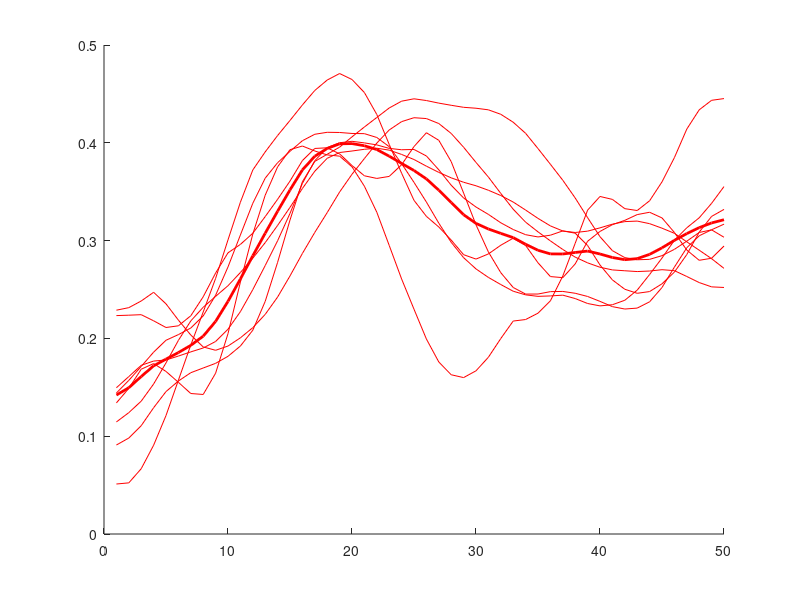

Reproduce this figure in MATLAB. (Note: this script raises an error after producing the figure.)
%% check Fig2a


%% load subject data
load('sub_group.mat')
load('data.mat')

%%
figure; hold on 

for ii = 1:8
    plot(data(ii,:),'-r')
end

m = mean(data(1:8,:));
plot(m,'-r','linewidth',2);

% add contorols

M  = nanmean(data(9:20,:));
plot(M,'linewidth',2,'color',[0 0 0])

SD = nanstd(data(9:20,:));
 
plot(M+2*SD,'--','color',[.4 .4 .4])
plot(M-2*SD,'--','color',[.4 .4 .4])

plot(M+SD,'--','color',[.7 .7 .7])
plot(M-SD,'--','color',[.7 .7 .7])

% stats
% Wilcoxon rank sum test
nodes = length(data);
for jj= 1: nodes    
    
    % Wilcoxon signed rank test
%     [p(jj),h(jj),~] = signrank([data(1:8,jj);nan(4,1)],data(9:20,jj));
     [p(jj),h(jj)] =ranksum([data(1:8,jj);nan(4,1)],data(9:20,jj));
    
    % ttest
    [H(jj),P(jj),~] = ttest2(data(1:8,jj),data(9:20,jj));
    %     co = multcompare(stats(jj),'display','off');
    %     C{jj}=co;
end

bar(h*0.1)

hold off;

%%
figure; hold on 

for ii = 1:8
    plot(data(ii,:),'-r')
end

m = mean(data(1:8,:));
plot(m,'-r','linewidth',2);

% add contorols

M  = nanmean(data(9:20,:));
plot(M,'linewidth',2,'color',[0 0 0])

SD = nanstd(data(9:20,:));
 
plot(M+2*SD,'--','color',[.4 .4 .4])
plot(M-2*SD,'--','color',[.4 .4 .4])

plot(M+SD,'--','color',[.7 .7 .7])
plot(M-SD,'--','color',[.7 .7 .7])

bar(H*0.1)

